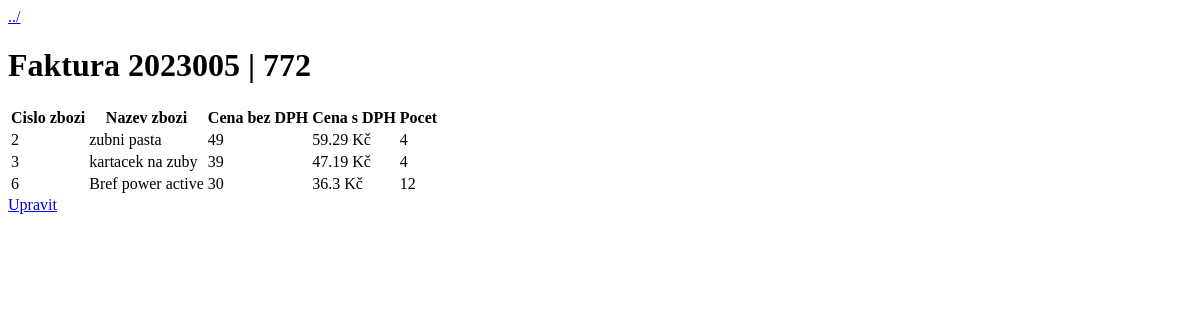
/faktura.php?id=2023005, run on an earlier commit of the app's database.
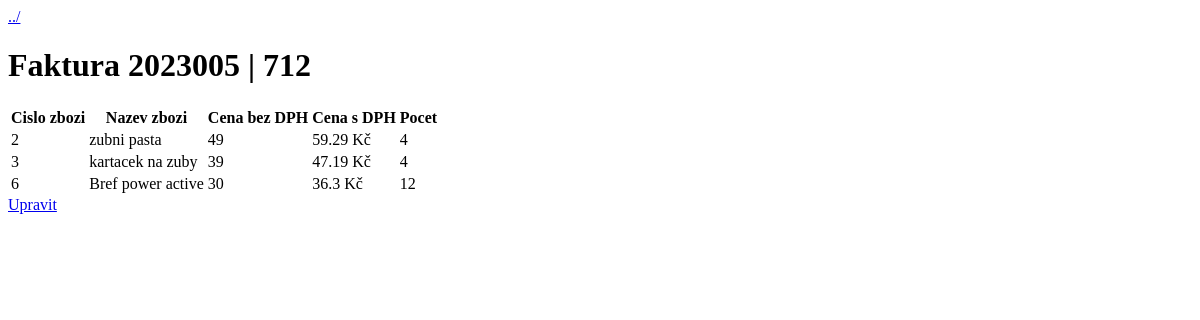
And on a later commit of the database.
### tables this page shows
CREATE TABLE `faktura` (
  `id_fak` int NOT NULL AUTO_INCREMENT,
  `zakaznik_id` smallint NOT NULL,
  `cena_fak` int NOT NULL,
  `datum` int NOT NULL,
  PRIMARY KEY (`id_fak`),
  KEY `zakaznik_id` (`zakaznik_id`),
  CONSTRAINT `faktura_ibfk_1` FOREIGN KEY (`zakaznik_id`) REFERENCES `zakaznik` (`id_zak`) ON DELETE CASCADE
);

CREATE TABLE `faktura_zbozi` (
  `id` int NOT NULL AUTO_INCREMENT,
  `faktura_id` int NOT NULL,
  `zbozi_id` smallint NOT NULL,
  `pocet` smallint NOT NULL,
  PRIMARY KEY (`id`),
  KEY `faktura_id` (`faktura_id`),
  KEY `zbozi_id` (`zbozi_id`),
  CONSTRAINT `faktura_zbozi_ibfk_1` FOREIGN KEY (`faktura_id`) REFERENCES `faktura` (`id_fak`) ON DELETE CASCADE,
  CONSTRAINT `faktura_zbozi_ibfk_2` FOREIGN KEY (`zbozi_id`) REFERENCES `zbozi` (`id_zbozi`) ON DELETE CASCADE
);

CREATE TABLE `zbozi` (
  `id_zbozi` smallint NOT NULL AUTO_INCREMENT,
  `nazev` varchar(32) NOT NULL,
  `cena` int NOT NULL,
  PRIMARY KEY (`id_zbozi`)
);

### inc/functions.php (called while the page is built, shortened)
<?php
    function faktura($id, $pdo) {
        $query = "SELECT
            id_fak, cena_fak, cena, nazev, pocet, zbozi_id, zakaznik_id
            FROM faktura
            JOIN faktura_zbozi ON id_fak = faktura_id
            JOIN zbozi ON zbozi_id = id_zbozi
            WHERE id_fak = $id";
        $stmt = $pdo->prepare($query);
        $stmt->execute();
        $results = $stmt->fetchall(PDO::FETCH_ASSOC);
        if ($results) {
            return $results;
        }
        return false;
    }

### faktura.php (the view, shortened to what this page needs)
<?php
require_once("inc/dbh.inc.php");
require_once("inc/functions.php");
if (isset($_GET["id"])) {
    $id = $_GET["id"];
    $objednavka = faktura($id, $conn);
} else {
    header("Location: index.php");
}
?>
<!DOCTYPE html>
<html lang="en">
<head>
</head>
<body>
    <a href=<?php echo "zakaznik.php?id=" . $objednavka[0]["zakaznik_id"] ?>>../</a>
    <h1>Faktura <?php echo $objednavka[0]["id_fak"] . " | " . $objednavka[0]["cena_fak"] ?></h1>
    <div id="faktura">
        <table>
            <thead>
                <tr>
                    <th>Cislo zbozi</th>
                    <th>Nazev zbozi</th>
                    <th>Cena bez DPH</th>
                    <th>Cena s DPH</th>
                    <th>Pocet</th>
                </tr>
            </thead>
            <tbody>
                <?php foreach ($objednavka as $produkt) { ?>
                <tr>
                    <td><?php echo $produkt["zbozi_id"] ?></td>
                    <td><?php echo $produkt["nazev"] ?></td>
                    <td><?php echo $produkt["cena"] ?></td>
                    <td><?php echo strval(intval($produkt["cena"]) * 1.21) . " Kč" ?></td>
                    <td><?php echo $produkt["pocet"] ?></td>
                </tr>
                <?php } ?>
            </tbody>
        </table>
        <a href="<?php echo "upravobjednavku.php?id=".$objednavka[0]["id_fak"]?>">Upravit</a>
    </div>
</body>
</html>

What changed in the data, as far as the page shows it:
changed faktura id 2023005: cena_fak "772" → "712"
